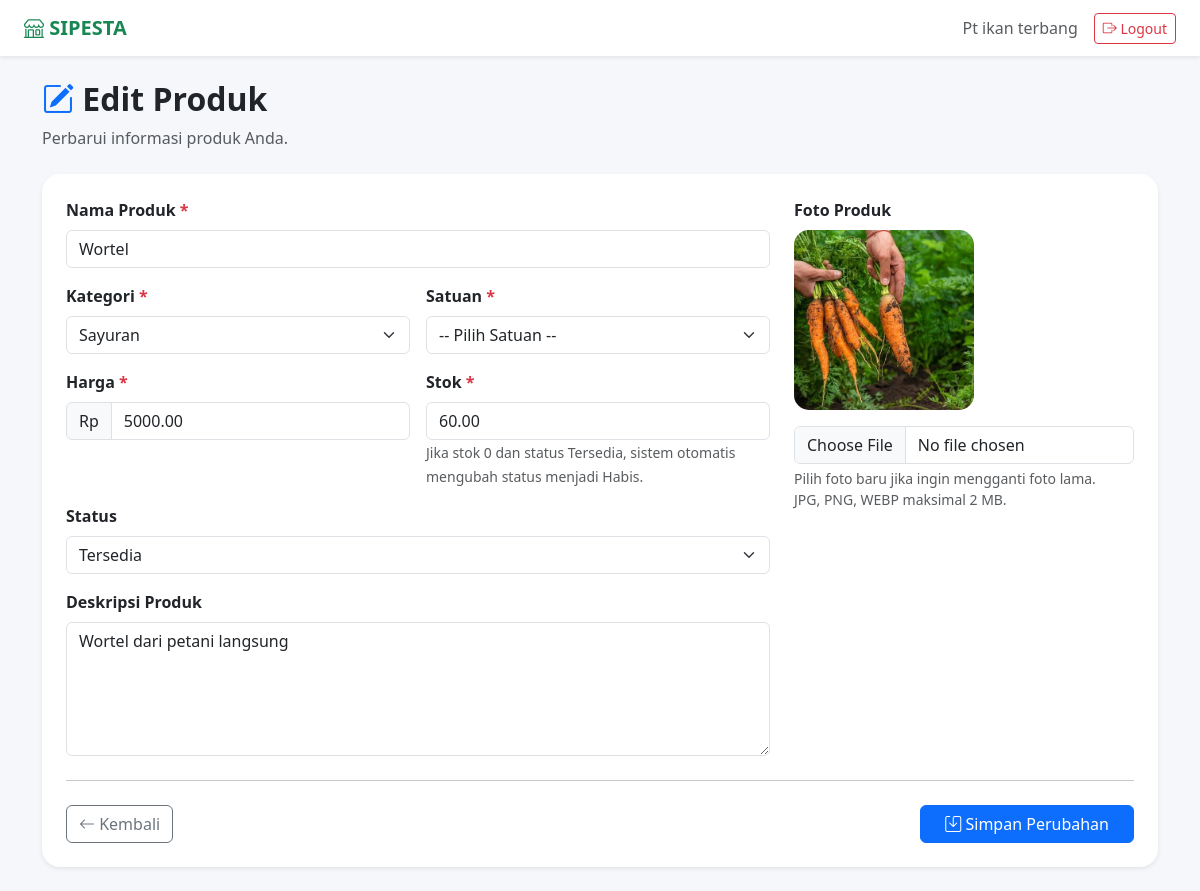
Screenshot of /penjual/edit_produk.php?id=4 (signed in) with the database file from the repository.
### tables this page shows
CREATE TABLE `penjual` (
  `id` int(11) NOT NULL,
  `user_id` int(11) NOT NULL,
  `nama` varchar(100) NOT NULL,
  `no_hp` varchar(20) DEFAULT NULL,
  `alamat` text DEFAULT NULL,
  `nama_usaha` varchar(150) DEFAULT NULL,
  `jenis_usaha` varchar(100) DEFAULT NULL,
  `created_at` timestamp NOT NULL DEFAULT current_timestamp(),
  `latitude` decimal(10,8) DEFAULT NULL,
  `longitude` decimal(11,8) DEFAULT NULL
);

CREATE TABLE `produk` (
  `id` int(11) NOT NULL,
  `penjual_id` int(11) NOT NULL,
  `kategori_id` int(11) NOT NULL,
  `nama_produk` varchar(150) NOT NULL,
  `deskripsi` text DEFAULT NULL,
  `harga` decimal(15,2) NOT NULL DEFAULT 0.00,
  `satuan` varchar(50) NOT NULL,
  `stok` decimal(15,2) NOT NULL DEFAULT 0.00,
  `foto` varchar(255) DEFAULT NULL,
  `STATUS` enum('tersedia','habis','nonaktif') DEFAULT 'tersedia',
  `created_at` timestamp NOT NULL DEFAULT current_timestamp(),
  `updated_at` timestamp NOT NULL DEFAULT current_timestamp() ON UPDATE current_timestamp()
);

CREATE TABLE `kategori` (
  `id` int(11) NOT NULL,
  `nama_kategori` varchar(100) NOT NULL,
  `deskripsi` text DEFAULT NULL,
  `created_at` timestamp NOT NULL DEFAULT current_timestamp()
);

### config/auth.php (called while the page is built, shortened)
<?php
function userId()
{
    return (int)($_SESSION['user_id'] ?? 0);
}

### config/helper.php (called while the page is built, shortened)
<?php
function e($text)
{
    return htmlspecialchars($text ?? '', ENT_QUOTES, 'UTF-8');
}

### penjual/edit_produk.php (the view, shortened to what this page needs)
<?php
require_once "../config/database.php";
require_once "../config/auth.php";
require_once "../config/helper.php";
$user_id = userId();
$stmtPenjual = $conn->prepare("
    SELECT
        id,
        nama_usaha,
        alamat
    FROM penjual
    WHERE user_id = ?
    LIMIT 1
");
$stmtPenjual->bind_param("i", $user_id);
$stmtPenjual->execute();
$penjual = $stmtPenjual
    ->get_result()
    ->fetch_assoc();
$penjual_id = (int) $penjual['id'];
$produk_id = isset($_GET['id'])
    ? (int) $_GET['id']
    : (int) ($_POST['id'] ?? 0);
$stmtProduk = $conn->prepare("
    SELECT
        id,
        penjual_id,
        kategori_id,
        nama_produk,
        deskripsi,
        harga,
        satuan,
        stok,
        foto,
        status
    FROM produk
    WHERE id = ?
        AND penjual_id = ?
    LIMIT 1
");
$stmtProduk->bind_param(
    "ii",
    $produk_id,
    $penjual_id
);
$stmtProduk->execute();
$produk = $stmtProduk
    ->get_result()
    ->fetch_assoc();
$kategoriResult = $conn->query("
    SELECT
        id,
        nama_kategori
    FROM kategori
    ORDER BY nama_kategori ASC
");
$nama_produk = $produk['nama_produk'];
$kategori_id = $produk['kategori_id'];
$deskripsi = $produk['deskripsi'];
$harga = $produk['harga'];
$stok = $produk['stok'];
$status = $produk['status'];
$fotoLama = $produk['foto'];
?>
<!DOCTYPE html>
<html lang="id">
<head>
    <link
        href="https://cdn.jsdelivr.net/npm/bootstrap@5.3.2/dist/css/bootstrap.min.css"
        rel="stylesheet">
    <link
        href="https://cdn.jsdelivr.net/npm/bootstrap-icons@1.11.3/font/bootstrap-icons.css"
        rel="stylesheet">
</head>
<body>
<nav class="navbar navbar-expand-lg bg-white shadow-sm">
    <div class="container-fluid px-4">
        <a
            href="index.php"
            class="navbar-brand text-success">
            <i class="bi bi-shop"></i>
            SIPESTA
        </a>
        <div class="d-flex align-items-center gap-3">
            <span class="text-muted d-none d-md-block">
                <?= e($penjual['nama_usaha']) ?>
            </span>
            <a
                href="../logout.php"
                class="btn btn-outline-danger btn-sm">
                <i class="bi bi-box-arrow-right"></i>
                Logout
            </a>
        </div>
    </div>
</nav>
<div class="container py-4">
    <div class="mb-4">
        <h2 class="fw-bold">
            <i class="bi bi-pencil-square text-primary"></i>
            Edit Produk
        </h2>
        <p class="text-muted mb-0">
            Perbarui informasi produk Anda.
        </p>
    </div>
    <div class="card shadow-sm">
        <div class="card-body p-4">
            <form
                method="POST"
                enctype="multipart/form-data">
                <div class="row g-4">
                    <div class="col-12 col-lg-8">
                        <div class="row g-3">
                            <div class="col-12">
                                <label class="form-label">
                                    Nama Produk
                                    <span class="text-danger">*</span>
                                </label>
                                <input
                                    type="text"
                                    name="nama_produk"
                                    class="form-control"
                                    value="<?= e($nama_produk) ?>"
                                    maxlength="150"
                                    required>
                            </div>
                            <div class="col-12 col-md-6">
                                <label class="form-label">
                                    Kategori
                                    <span class="text-danger">*</span>
                                </label>
                                <select
                                    name="kategori_id"
                                    class="form-select"
                                    required>
                                    <?php while (
                                        $kategori =
                                        $kategoriResult->fetch_assoc()
                                    ): ?>
                                        <option
                                            value="<?= (int)$kategori['id'] ?>"
                                            <?= (int)$kategori_id ===
                                                (int)$kategori['id']
                                                ? 'selected'
                                                : '' ?>>
                                            <?= e(
                                                $kategori['nama_kategori']
                                            ) ?>
                                        </option>
                                    <?php endwhile; ?>
                                </select>
                            </div>
                            <div class="col-12 col-md-6">
                                <label class="form-label">
                                    Satuan
                                    <span class="text-danger">*</span>
                                </label>
                                <select
                                    name="satuan"
                                    class="form-select"
                                    required>
                                    <option value="">
                                        -- Pilih Satuan --
                                    </option>
                                </select>
                            </div>
                            <div class="col-12 col-md-6">
                                <label class="form-label">
                                    Harga
                                    <span class="text-danger">*</span>
                                </label>
                                <div class="input-group">
                                    <span class="input-group-text">
                                        Rp
                                    </span>
                                    <input
                                        type="number"
                                        name="harga"
                                        class="form-control"
                                        value="<?= e($harga) ?>"
                                        min="0"
                                        step="0.01"
                                        required>
                                </div>
                            </div>
                            <div class="col-12 col-md-6">
                                <label class="form-label">
                                    Stok
                                    <span class="text-danger">*</span>
                                </label>
                                <input
                                    type="number"
                                    name="stok"
                                    class="form-control"
                                    value="<?= e($stok) ?>"
                                    min="0"
                                    step="0.01"
                                    required>
                                <small class="text-muted">
                                    Jika stok 0 dan status Tersedia,
                                    sistem otomatis mengubah status
                                    menjadi Habis.
                                </small>
                            </div>
                            <div class="col-12">
                                <label class="form-label">
                                    Status
                                </label>
                                <select
                                    name="status"
                                    class="form-select">
                                    <option
                                        value="tersedia"
                                        <?= $status === 'tersedia'
                                            ? 'selected'
                                            : '' ?>>
                                        Tersedia
                                    </option>
                                </select>
                            </div>
                            <div class="col-12">
                                <label class="form-label">
                                    Deskripsi Produk
                                </label>
                                <textarea
                                    name="deskripsi"
                                    class="form-control"
                                    rows="5"
                                    maxlength="1000"
                                    placeholder="Jelaskan informasi produk..."><?= e($deskripsi) ?></textarea>
                            </div>
                        </div>
                    </div>
                    <div class="col-12 col-lg-4">
                        <label class="form-label">
                            Foto Produk
                        </label>
                        <div
                            class="preview-box mb-3"
                            id="previewBox">
                            <?php if (
                                !empty($fotoLama)
                            ): ?>
                                <img
                                    src="../uploads/produk/<?= e($fotoLama) ?>"
                                    alt="<?= e($nama_produk) ?>">
                            <?php else: ?>
                                <i class="bi bi-image fs-1"></i>
                            <?php endif; ?>
                        </div>
                        <input
                            type="file"
                            name="foto"
                            id="foto"
                            class="form-control"
                            accept="image/jpeg,image/png,image/webp">
                        <div class="form-text">
                            Pilih foto baru jika ingin mengganti
                            foto lama.
                            <br>
                            JPG, PNG, WEBP maksimal 2 MB.
                        </div>
                    </div>
                </div>
                <hr class="my-4">
                <div
                    class="d-flex flex-column
                            flex-md-row
                            justify-content-between
                            gap-2">
                    <a
                        href="produk.php"
                        class="btn btn-outline-secondary">
                        <i class="bi bi-arrow-left"></i>
                        Kembali
                    </a>
                    <button
                        type="submit"
                        class="btn btn-primary px-4">
                        <i class="bi bi-save"></i>
                        Simpan Perubahan
                    </button>
                </div>
            </form>
        </div>
    </div>
</div>
</body>
</html>

### penjual/edit_produk.php (style rules this page uses)
body { background: #f5f7fb; }
.navbar-brand { font-weight: 700; }
.card { border: none; border-radius: 18px; }
.form-label { font-weight: 600; }
.preview-box { width: 180px; height: 180px; border-radius: 15px; background: #f1f3f5; display: flex; align-items: center; justify-content: center; overflow: hidden; color: #adb5bd; }
.preview-box img { width: 100%; height: 100%; object-fit: cover; }

### rows the page displays
penjual: nama_usaha "Pt ikan terbang"
produk: nama_produk "Wortel", kategori_id "Sayuran", harga "5000.00", stok "60.00", status "Tersedia", deskripsi "Wortel dari petani langsung", foto (picture)
